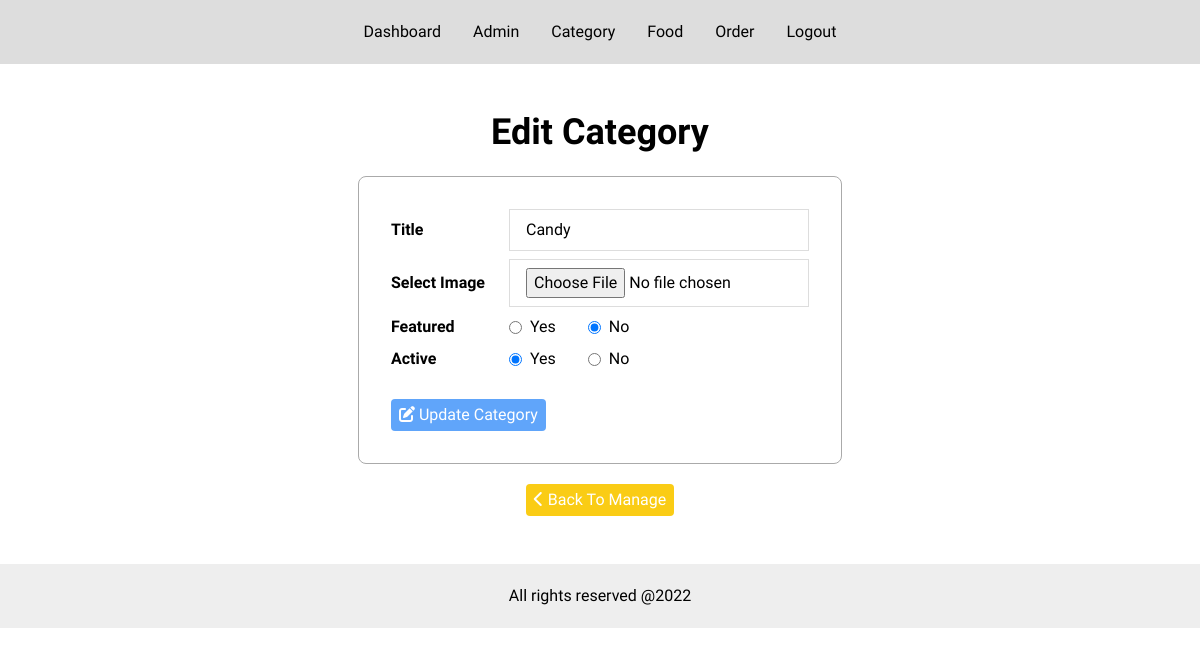
The app's page /admin/category.php?do=Edit&id=10 (signed in) with its own data.
### tables this page shows
CREATE TABLE `categories` (
  `id` int NOT NULL,
  `title` varchar(255) NOT NULL,
  `image_name` varchar(255) DEFAULT NULL,
  `featured` varchar(255) NOT NULL,
  `active` varchar(255) NOT NULL
);

### admin/inc/functions.php (called while the page is built, shortened)
<?php
function getSingleRecord($columns, $table, $column, $value) {
    global $conn;
    $stmt = $conn->prepare("SELECT $columns FROM $table WHERE $column = ?");
    $stmt->execute([$value]);
    if ($stmt->rowCount() != 0)
        return $stmt->fetch(PDO::FETCH_ASSOC);
}
function checkItem($column, $table, $where) {
    global $conn;
    $sql = "SELECT $column FROM $table WHERE $column = ?";
    $stmt = $conn->prepare($sql);
    $stmt->execute(array($where));
    return ($stmt->rowCount() != 0) ? true : false;
}
?>

### admin/category.php (the view, shortened to what this page needs)
<?php
$actions = array('Dashboard', 'Manage', 'Add', 'Insert', 'Edit', 'Update', 'Delete');
$do = isset($_GET['do']) && in_array($_GET['do'],  $actions) ? $_GET['do'] : 'Manage';
if($do == 'Manage'){
   $result = getRecords('*', 'categories');
    $cat_id =1;
    ?>
<div class="main-content manage-admin py-12">
    <div class="container mx-auto">
        <h1 class="title text-4xl mb-6 font-bold capitalize text-center">manage category</h1>
        <div class="wrapper px-6 sm:p-0 w-full sm:w-3/4 m-auto">
            <table class="table-auto w-full mb-8">
                <thead>
                <tr class="border-b-2 border-black border-solid text-left">
                    <th>id</th>
                    <th>Title</th>
                    <th>Image</th>
                    <th>Featured</th>
                    <th>Active</th>
                    <th>Action</th>
                </tr>
                </thead>
                <tbody>
                <?php
                foreach($result as $row) {
                    ?>
                    <tr class="py-2">
                        <td><?= $cat_id++ ?></td>
                        <td><?= $row['title'] ?></td>
                        <td>
                            <img src="<?= SITE_URL.'admin/images/cat_images/'. $row['image_name'] ?>" alt="Image Not Added" class="cat_image h-9" /></td>
                        <td><?= $row['featured'] ?></td>
                        <td><?= $row['active'] ?></td>
                        <td>
                            <a href="<?= SITE_URL.'admin/category.php?do=Edit&id='.$row['id'] ?>" class="action-update inline-block bg-blue-400 hover:bg-blue-600 transition-colors rounded px-2 py-1 text-white"><i class="fa fa-pen-to-square"></i> Update</a>
                            <a href="<?= SITE_URL.'admin/category.php?do=Delete&id='.$row['id'] ?>" class="action-delete inline-block bg-red-400 hover:bg-red-600 transition-colors rounded px-2 py-1 text-white" onclick="return confirm('Are You Sure ?');"><i class="fa fa-delete-left"></i> Delete</a>
                        </td>
                    </tr>
                    <?php
                }
                ?>
                </tbody>
            </table>
            <a href="category.php?do=Add" class="add-admin inline-block bg-blue-400 hover:bg-blue-600 transition-colors rounded px-4 py-2 text-white font-bold capitalize"><i class="fa fa-plus"></i> add category</a>
        </div>
    </div>
</div>
    <?php
}elseif($do == 'Edit') {
    $id = isset($_GET['id']) && is_numeric($_GET['id']) ? intval($_GET['id']) : '';
    if($id) {
        if(checkItem('id', 'categories', $id)){
            $cat_info = getSingleRecord('*', 'categories', 'id', $id);
    ?>
<div class="main-content add-admin edit-category py-12">
    <div class="container mx-auto">
        <h1 class="title text-4xl mb-6 font-bold capitalize text-center">edit category</h1>
        <div class="wrapper">
            <form action="category.php?do=Update&id=<?= $cat_info['id'] ?>" method="POST" autocomplete="off" enctype="multipart/form-data">
                <table class="max-w-full">
                    <tbody class="flex flex-col gap-2">
                        <tr class="flex justify-between items-center gap-6">
                            <td>Title</td>
                            <td>
                                <input type="text" name="cat_title" value="<?= $cat_info['title'] ?>" class="w-[300px]" autocomplete="off">
                            </td>
                        </tr>
                        <tr class="flex justify-between items-center gap-6">
                            <td>Select Image</td>
                            <td>
                                <input type="file" name="cat_image" class="w-[300px]" autocomplete="off">
                            </td>
                        </tr>
                        <tr class="flex justify-between items-center gap-6">
                            <td>Featured</td>
                            <td class="w-[300px] flex justify-start gap-8">
                                <div class="item item-1 flex items-center gap-2">
                                    <input type="radio" id="featured_yes" name="cat_featured" value="Yes" <?= $cat_info['featured'] == 'Yes' ?  'checked' : '' ?> autocomplete="off">
                                    <label for="featured_yes">Yes</label>
                                </div>
                                <div class="item item-2 flex items-center gap-2">
                                    <input type="radio" id="featured_no" name="cat_featured" value="No" <?= $cat_info['featured'] == 'No' ? 'checked' : '' ?> autocomplete="off">
                                    <label for="featured_no">No</label>
                                </div>
                            </td>
                        </tr>
                        <tr class="flex justify-between items-center gap-6">
                            <td>Active</td>
                            <td class="w-[300px] flex justify-start gap-8">
                                <div class="item item-1 flex items-center gap-2">
                                    <input type="radio" id="active_yes" name="cat_active" value="Yes" <?= $cat_info['active'] == 'Yes' ? 'checked' : '' ?> autocomplete="off">
                                    <label for="active_yes">Yes</label>
                                </div>
                                <div class="item item-2 flex items-center gap-2">
                                    <input type="radio" id="active_no" name="cat_active" value="No" <?= $cat_info['active'] == 'No' ? 'checked' : '' ?> autocomplete="off">
                                    <label for="active_no">No</label>
                                </div>
                            </td>
                        </tr>
                        <tr>
                            <td>
                                <button class="action-add-admin mt-5 inline-block bg-blue-400 hover:bg-blue-600 transition-colors rounded px-2 py-1 text-white capitalize" name='add' value="category"><i class="fa fa-pen-to-square"></i> update Category</button>
                            </td>
                        </tr>
                    </tbody>
                </table>
            </form>
            <a href="?do=Manage" class="back-to-manage-category mt-5 inline-block bg-yellow-400 hover:bg-yellow-600 transition-colors rounded px-2 py-1 text-white"><i class="fa fa-chevron-left"></i> Back To Manage</a>
        </div>
    </div>
</div>
    <?php
        }else{
            $msg = 'No Category With This Id';
            print_msg($msg, false);
        }
    }else{
        $msg = 'No Admin With This Id';
        print_msg($msg, false);
    }
}
include './inc/footer.php';
?>

### admin/css/admin.css (style rules this page uses)
* { padding: 0; margin: 0; box-sizing: border-box; font-family: "Play", sans-serif; }
a { text-decoration: none; }
.main-content.add-admin .wrapper { text-align: center; }
.main-content.add-admin table { display: inline-block; border: 1px solid #aaa; padding: 2rem; border-radius: 0.5rem; }
.main-content.add-admin table tr td { vertical-align: middle; }
.main-content.add-admin table tr td:first-child { font-weight: bold; }
.main-content.add-admin table tr input, .main-content.add-food table tr textarea, .main-content.add-food table tr select { padding: 0.5rem 1rem; border: 1px solid #ddd; outline: none; transition: border 0.2s ease; }

### records on screen
categories: cat_title "Candy", featured "☐ Yes", featured "☑ No", active "☑ Yes", active "☐ No"
